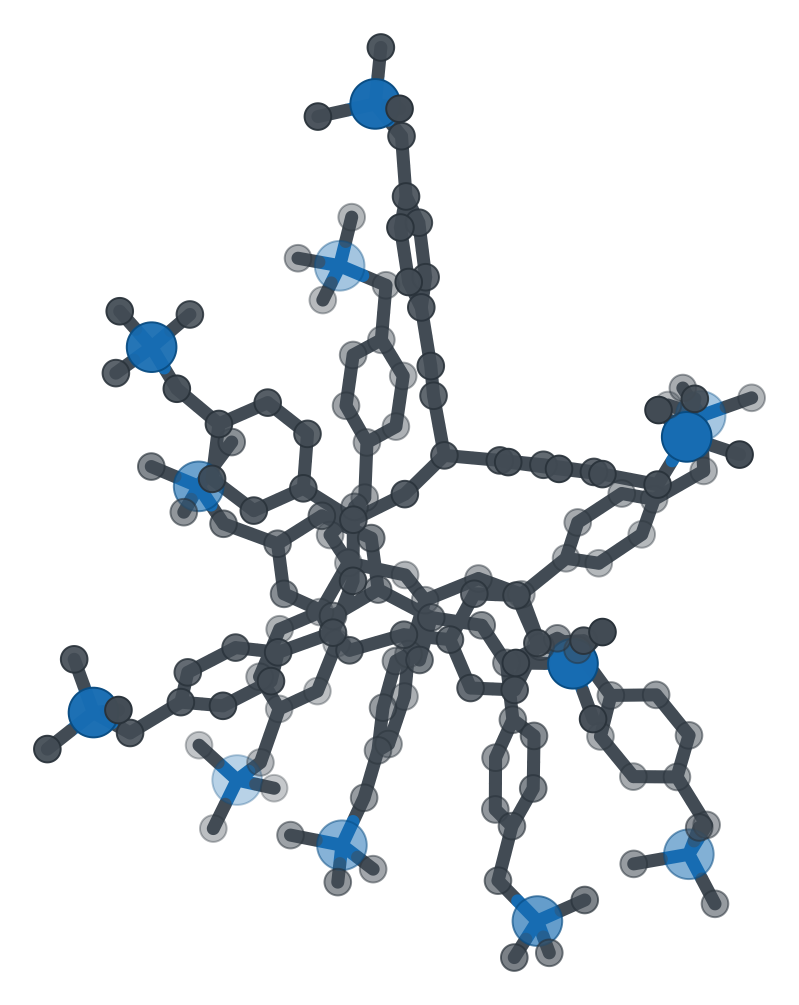
#> input picture Supplementary_Materials/02_Figure_Plotting_and_Data/01_main_text_figures/Figure_14_MD_model_and_workflow/input_data/pVBTMA12_structure.png, 2397 x 3015 px (shown at 1/3 size)
$ python -i plot_pes_analysis.py   (imports and definitions only)
#> lines starting #> are read from the running program, lines starting #| are printed output that depends on the picture; after the words box and inside, x2 and y2 are one past the last pixel; in counts of white or black regions, pixels touching at a corner belong together
#!/usr/bin/env python3
"""Generate Figure 11 from bundled PES data and local structure renders."""

from __future__ import annotations

import subprocess
import sys
from pathlib import Path

import matplotlib.pyplot as plt
import numpy as np
import pandas as pd
from matplotlib.offsetbox import AnnotationBbox, OffsetImage
from PIL import Image, ImageDraw, ImageFont


THIS_DIR = Path(__file__).resolve().parent
INPUT_DIR = THIS_DIR / "input_data"
RENDER_DIR = THIS_DIR / "structure_renders"
OUTPUT_DIR = THIS_DIR / "outputs"
OUTPUT = OUTPUT_DIR / "Figure_11_PES_analysis_local_exchange.png"


def load_pes_data():
    grid = pd.read_csv(INPUT_DIR / "R4N+PFOA-_0.15M.grid.csv")
    mep = pd.read_csv(INPUT_DIR / "pes_mep_profile.csv")
    required_mep = {"step", "relative_energy_kcal_mol", "state"}
    if not required_mep.issubset(mep.columns):
        raise ValueError(f"pes_mep_profile.csv must contain {sorted(required_mep)}")

    r1 = grid.iloc[:, 0].to_numpy(float)
    r2 = np.asarray([float(value) for value in grid.columns[1:]], dtype=float)
    energies = grid.iloc[:, 1:].to_numpy(float)
    min_index = np.unravel_index(np.argmin(energies), energies.shape)
    minimum = {"r1": r1[min_index[0]], "r2": r2[min_index[1]]}
    return r1, r2, energies, minimum, mep


# [1 line that did not run here, left out]
# [1 line that did not run here, left out]
# [1 line that did not run here, left out]
MEP_INSETS = {
    "approach": {"title": "PFOA Approaches Ammonium Site"},
    "displacement": {"title": "PFOA Displaces Cl-"},
    "bound": {"title": "PFOA Cholestyramine Complex"},
}

DPI = 600
FONT = "DejaVu Sans"
TITLE_COLOR = "#111111"
PANEL_TITLE_SIZE = 15
DISTANCE_COLORS = {
    "3.68 Å": "#d62728",
    "4.12 Å": "#1f77b4",
    "8.52 Å": "#2ca02c",
}

STRUCTURE_RENDERS = {
    "global": RENDER_DIR / "panel_b_global_minimum.png",
    "approach": RENDER_DIR / "panel_c_approach.png",
    "displacement": RENDER_DIR / "panel_c_displacement.png",
    "bound": RENDER_DIR / "panel_c_bound.png",
}


# [10 lines not run here, left out]


# [4 lines left out: function ensure_structure_renders, not called in this run]


def crop_nonwhite(path: Path, padding: int = 12) -> Image.Image:
#> called with padding = 8
    img = Image.open(path).convert("RGBA")
#> img is the input picture: PIL image 2397x3015 RGBA; mean R, G, B, A 221.3, 224.8, 227.8, 38.1
    arr = np.asarray(img)
    rgb = arr[..., :3]
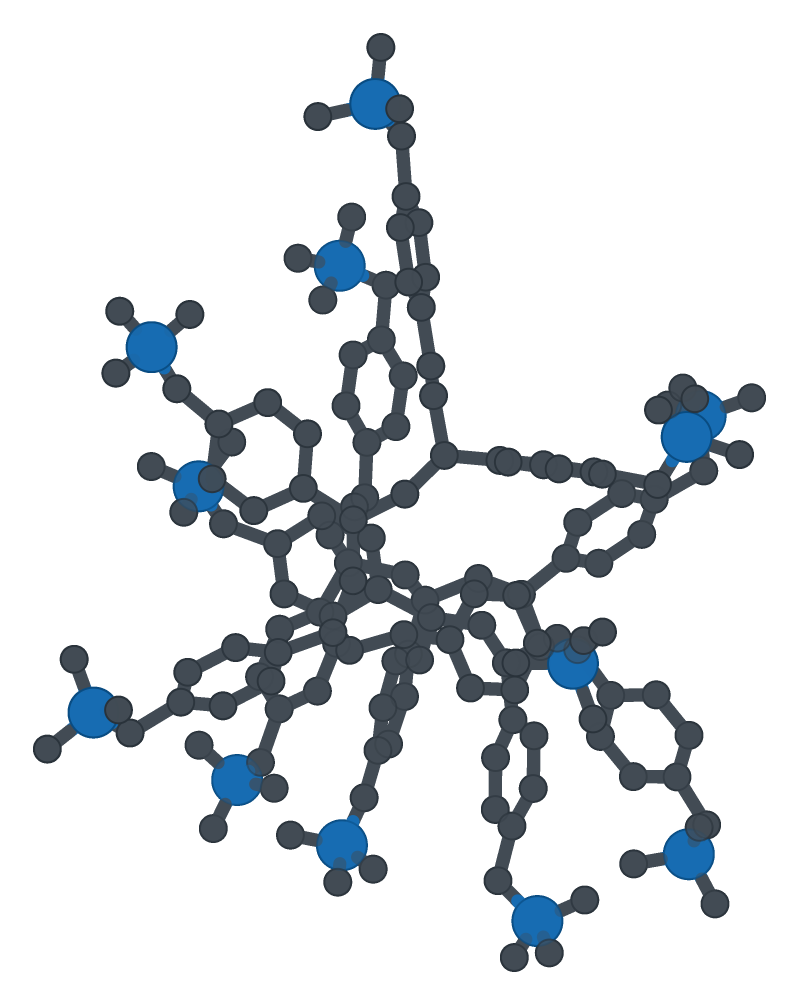
#> rgb: shape (3015, 2397, 3) (shown at 1/3 size); mean R, G, B 221.3, 224.8, 227.8
    alpha = arr[..., 3] > 0
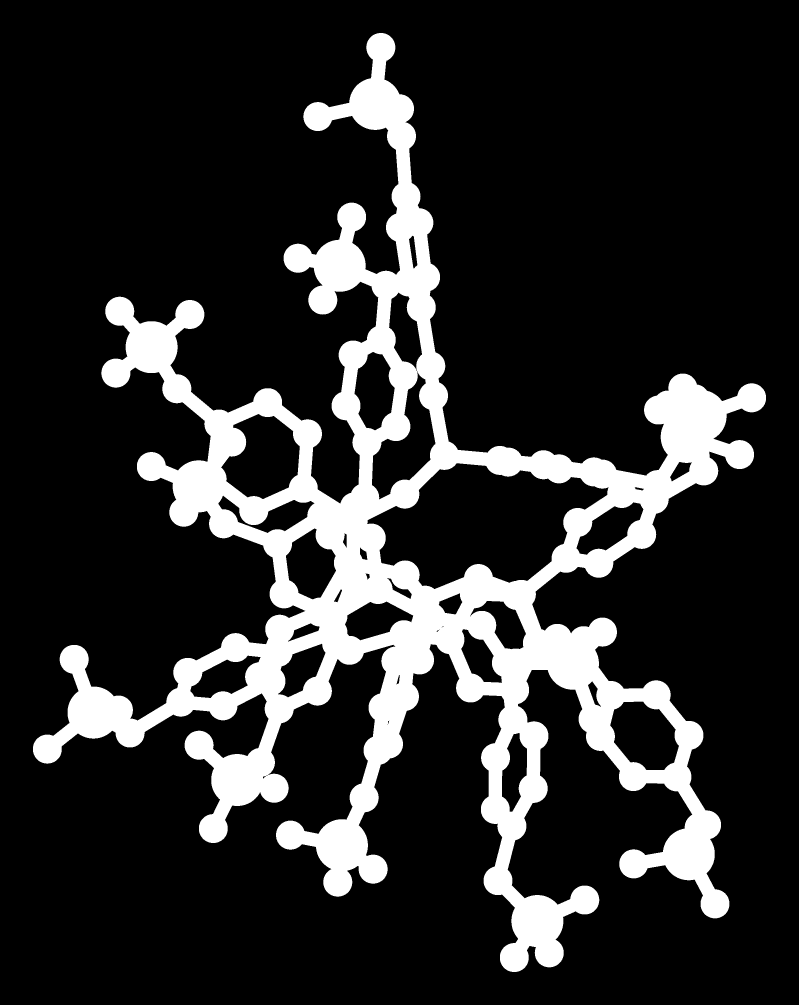
#> alpha: shape (3015, 2397) bool (shown at 1/3 size); 16.9% white; 1 white region, box (x1, y1, x2, y2) and area: (99, 99, 2298, 2916) 1220076
    nonwhite = np.any(rgb < 247, axis=2) & alpha
    rows, cols = np.where(nonwhite)
    if rows.size == 0:
        return img
    left = max(int(cols.min()) - padding, 0)
#> left = 91
    upper = max(int(rows.min()) - padding, 0)
#> upper = 91
    right = min(int(cols.max()) + padding + 1, img.width)
#> right = 2306
    lower = min(int(rows.max()) + padding + 1, img.height)
#> lower = 2924
    return img.crop((left, upper, right, lower))
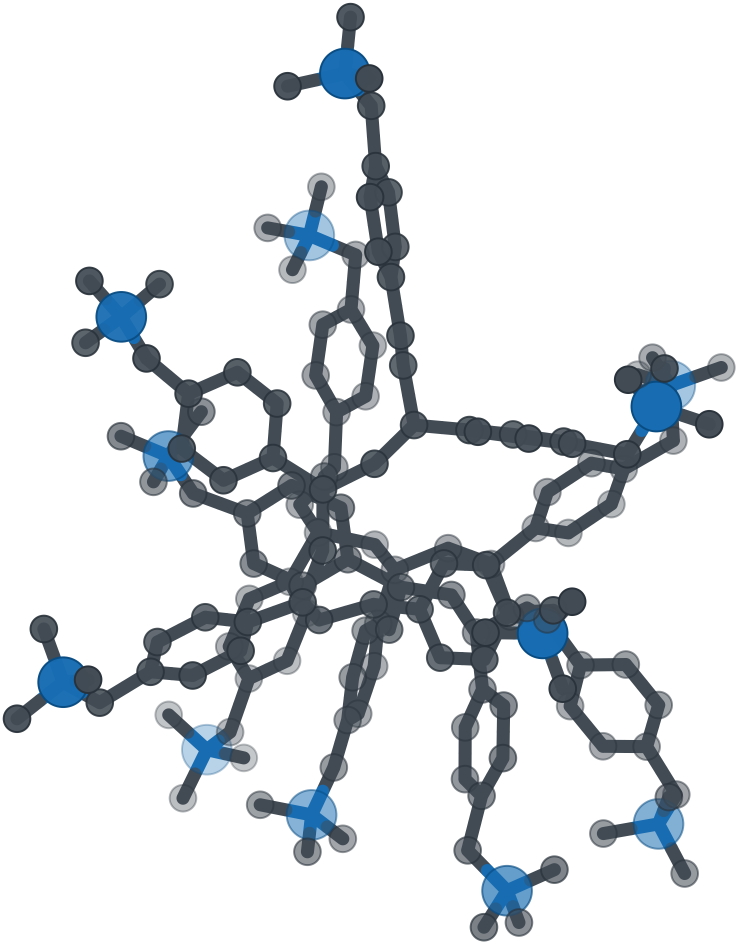
#> returned value: PIL image 2215x2833 RGBA (shown at 1/3 size); mean R, G, B, A 216.2, 220.2, 223.7, 43.9; transparent parts drawn white


# [36 lines left out: functions title_font, dashed_rectangle, draw_dashed_line, not called in this run]


def structure_inset_image(path: Path, width: int = 760, height: int = 430) -> Image.Image:
    img = crop_nonwhite(path, padding=8).convert("RGBA")
    canvas = Image.new("RGBA", (width, height), "white")
#> canvas: PIL image 760x430 RGBA; every value is 255

    body_top = 18
    max_w = width - 44
    max_h = height - body_top - 22
    scale = min(max_w / img.width, max_h / img.height)
#> scale = 0.138
    new_size = (max(1, int(img.width * scale)), max(1, int(img.height * scale)))
#> new_size = (304, 389)
    img = img.resize(new_size, Image.Resampling.LANCZOS)
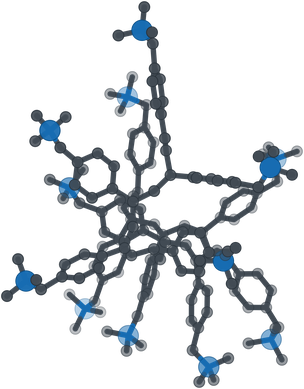
#> img: PIL image 304x389 RGBA; mean R, G, B, A 12.5, 17.3, 21.7, 44; transparent parts drawn white
    x = (width - img.width) // 2
#> x = 228
    y = body_top + (max_h - img.height) // 2
#> y = 18
    canvas.alpha_composite(img, (x, y))
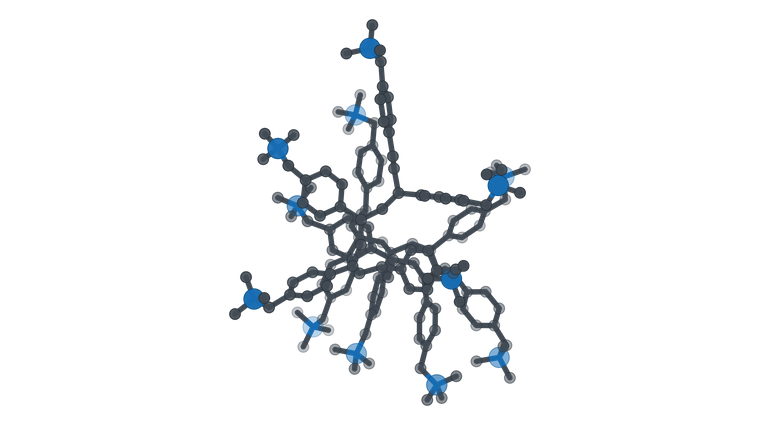
#> canvas: PIL image 760x430 RGBA; mean R, G, B, A 242.6, 243.9, 245, 255
    return canvas


# [173 lines left out: functions panel_b_composite, add_top_panel_labels, add_bottom_panel_label, draw_contour, draw_global_structure, add_structure_inset and 2 more, not called in this run]


# [2 lines not run here, left out]

>>> result = structure_inset_image('../01_main_text_figures/Figure_14_MD_model_and_workflow/input_data/pVBTMA12_structure.png')
